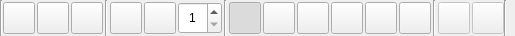
<?xml version="1.0" encoding="UTF-8"?>
<ui version="4.0">
 <class>Form</class>
 <widget class="QWidget" name="Form">
  <property name="geometry">
   <rect>
    <x>0</x>
    <y>0</y>
    <width>515</width>
    <height>36</height>
   </rect>
  </property>
  <property name="sizePolicy">
   <sizepolicy hsizetype="Fixed" vsizetype="Fixed">
    <horstretch>0</horstretch>
    <verstretch>0</verstretch>
   </sizepolicy>
  </property>
  <property name="windowTitle">
   <string>Form</string>
  </property>
  <layout class="QHBoxLayout" name="horizontalLayout_2">
   <property name="spacing">
    <number>0</number>
   </property>
   <property name="leftMargin">
    <number>0</number>
   </property>
   <property name="topMargin">
    <number>0</number>
   </property>
   <property name="rightMargin">
    <number>0</number>
   </property>
   <property name="bottomMargin">
    <number>0</number>
   </property>
   <item>
    <widget class="Line" name="line">
     <property name="orientation">
      <enum>Qt::Vertical</enum>
     </property>
    </widget>
   </item>
   <item>
    <layout class="QHBoxLayout" name="canvas_mode_tool_layout">
     <property name="spacing">
      <number>2</number>
     </property>
     <property name="leftMargin">
      <number>0</number>
     </property>
     <property name="rightMargin">
      <number>0</number>
     </property>
     <item>
      <layout class="QHBoxLayout" name="canvas_file_layout">
       <property name="spacing">
        <number>2</number>
       </property>
       <item>
        <widget class="QPushButton" name="new_button">
         <property name="sizePolicy">
          <sizepolicy hsizetype="Fixed" vsizetype="Fixed">
           <horstretch>0</horstretch>
           <verstretch>0</verstretch>
          </sizepolicy>
         </property>
         <property name="minimumSize">
          <size>
           <width>32</width>
           <height>32</height>
          </size>
         </property>
         <property name="maximumSize">
          <size>
           <width>32</width>
           <height>32</height>
          </size>
         </property>
         <property name="toolTip">
          <string>New</string>
         </property>
         <property name="text">
          <string/>
         </property>
        </widget>
       </item>
       <item>
        <widget class="QPushButton" name="open_button">
         <property name="minimumSize">
          <size>
           <width>32</width>
           <height>32</height>
          </size>
         </property>
         <property name="maximumSize">
          <size>
           <width>32</width>
           <height>32</height>
          </size>
         </property>
         <property name="baseSize">
          <size>
           <width>32</width>
           <height>32</height>
          </size>
         </property>
         <property name="toolTip">
          <string>Open</string>
         </property>
         <property name="text">
          <string/>
         </property>
        </widget>
       </item>
       <item>
        <widget class="QPushButton" name="save_button">
         <property name="minimumSize">
          <size>
           <width>32</width>
           <height>32</height>
          </size>
         </property>
         <property name="maximumSize">
          <size>
           <width>32</width>
           <height>32</height>
          </size>
         </property>
         <property name="baseSize">
          <size>
           <width>32</width>
           <height>32</height>
          </size>
         </property>
         <property name="toolTip">
          <string>Save</string>
         </property>
         <property name="text">
          <string/>
         </property>
        </widget>
       </item>
      </layout>
     </item>
     <item>
      <widget class="Line" name="line_2">
       <property name="orientation">
        <enum>Qt::Vertical</enum>
       </property>
      </widget>
     </item>
     <item>
      <layout class="QHBoxLayout" name="canvas_tool_customization_layout">
       <property name="spacing">
        <number>2</number>
       </property>
       <property name="leftMargin">
        <number>0</number>
       </property>
       <property name="rightMargin">
        <number>0</number>
       </property>
       <item>
        <widget class="ColorButton" name="fill_color_button">
         <property name="minimumSize">
          <size>
           <width>32</width>
           <height>32</height>
          </size>
         </property>
         <property name="maximumSize">
          <size>
           <width>32</width>
           <height>32</height>
          </size>
         </property>
         <property name="baseSize">
          <size>
           <width>32</width>
           <height>32</height>
          </size>
         </property>
         <property name="font">
          <font>
           <family>MT Extra</family>
          </font>
         </property>
         <property name="toolTip">
          <string>Fill Color</string>
         </property>
         <property name="text">
          <string/>
         </property>
        </widget>
       </item>
       <item>
        <widget class="ColorButton" name="stroke_color_button">
         <property name="sizePolicy">
          <sizepolicy hsizetype="Fixed" vsizetype="Fixed">
           <horstretch>0</horstretch>
           <verstretch>0</verstretch>
          </sizepolicy>
         </property>
         <property name="minimumSize">
          <size>
           <width>32</width>
           <height>32</height>
          </size>
         </property>
         <property name="maximumSize">
          <size>
           <width>32</width>
           <height>32</height>
          </size>
         </property>
         <property name="toolTip">
          <string>Stroke Color</string>
         </property>
         <property name="text">
          <string/>
         </property>
        </widget>
       </item>
       <item>
        <widget class="QSpinBox" name="stroke_width_spin_box">
         <property name="minimumSize">
          <size>
           <width>44</width>
           <height>32</height>
          </size>
         </property>
         <property name="maximumSize">
          <size>
           <width>16777215</width>
           <height>32</height>
          </size>
         </property>
         <property name="toolTip">
          <string>Stroke Width</string>
         </property>
         <property name="alignment">
          <set>Qt::AlignCenter</set>
         </property>
         <property name="minimum">
          <number>1</number>
         </property>
         <property name="maximum">
          <number>9</number>
         </property>
         <property name="value">
          <number>1</number>
         </property>
        </widget>
       </item>
      </layout>
     </item>
     <item>
      <widget class="Line" name="line_3">
       <property name="orientation">
        <enum>Qt::Vertical</enum>
       </property>
      </widget>
     </item>
     <item>
      <widget class="QWidget" name="canvas_tools_widget" native="true">
       <property name="sizePolicy">
        <sizepolicy hsizetype="Fixed" vsizetype="Preferred">
         <horstretch>0</horstretch>
         <verstretch>0</verstretch>
        </sizepolicy>
       </property>
       <layout class="QHBoxLayout" name="draw_tool_layout">
        <property name="spacing">
         <number>2</number>
        </property>
        <property name="leftMargin">
         <number>0</number>
        </property>
        <property name="topMargin">
         <number>0</number>
        </property>
        <property name="rightMargin">
         <number>0</number>
        </property>
        <property name="bottomMargin">
         <number>0</number>
        </property>
        <item>
         <widget class="QPushButton" name="pencil_button">
          <property name="sizePolicy">
           <sizepolicy hsizetype="Fixed" vsizetype="Fixed">
            <horstretch>0</horstretch>
            <verstretch>0</verstretch>
           </sizepolicy>
          </property>
          <property name="minimumSize">
           <size>
            <width>32</width>
            <height>32</height>
           </size>
          </property>
          <property name="maximumSize">
           <size>
            <width>32</width>
            <height>32</height>
           </size>
          </property>
          <property name="toolTip">
           <string>Pencil Tool</string>
          </property>
          <property name="text">
           <string/>
          </property>
          <property name="checkable">
           <bool>true</bool>
          </property>
          <property name="checked">
           <bool>true</bool>
          </property>
          <property name="autoExclusive">
           <bool>true</bool>
          </property>
         </widget>
        </item>
        <item>
         <widget class="QPushButton" name="erase_button">
          <property name="sizePolicy">
           <sizepolicy hsizetype="Fixed" vsizetype="Fixed">
            <horstretch>0</horstretch>
            <verstretch>0</verstretch>
           </sizepolicy>
          </property>
          <property name="minimumSize">
           <size>
            <width>32</width>
            <height>32</height>
           </size>
          </property>
          <property name="maximumSize">
           <size>
            <width>32</width>
            <height>32</height>
           </size>
          </property>
          <property name="toolTip">
           <string>Eraser Tool</string>
          </property>
          <property name="text">
           <string/>
          </property>
          <property name="checkable">
           <bool>true</bool>
          </property>
          <property name="autoExclusive">
           <bool>true</bool>
          </property>
         </widget>
        </item>
        <item>
         <widget class="QPushButton" name="line_button">
          <property name="minimumSize">
           <size>
            <width>32</width>
            <height>32</height>
           </size>
          </property>
          <property name="maximumSize">
           <size>
            <width>32</width>
            <height>32</height>
           </size>
          </property>
          <property name="toolTip">
           <string>Line Tool</string>
          </property>
          <property name="text">
           <string/>
          </property>
          <property name="checkable">
           <bool>true</bool>
          </property>
          <property name="autoExclusive">
           <bool>true</bool>
          </property>
         </widget>
        </item>
        <item>
         <widget class="QPushButton" name="ellipse_button">
          <property name="sizePolicy">
           <sizepolicy hsizetype="Fixed" vsizetype="Fixed">
            <horstretch>0</horstretch>
            <verstretch>0</verstretch>
           </sizepolicy>
          </property>
          <property name="minimumSize">
           <size>
            <width>32</width>
            <height>32</height>
           </size>
          </property>
          <property name="maximumSize">
           <size>
            <width>32</width>
            <height>32</height>
           </size>
          </property>
          <property name="toolTip">
           <string>Ellipse Tool</string>
          </property>
          <property name="text">
           <string/>
          </property>
          <property name="checkable">
           <bool>true</bool>
          </property>
          <property name="autoExclusive">
           <bool>true</bool>
          </property>
         </widget>
        </item>
        <item>
         <widget class="QPushButton" name="rectangle_button">
          <property name="sizePolicy">
           <sizepolicy hsizetype="Fixed" vsizetype="Fixed">
            <horstretch>0</horstretch>
            <verstretch>0</verstretch>
           </sizepolicy>
          </property>
          <property name="minimumSize">
           <size>
            <width>32</width>
            <height>32</height>
           </size>
          </property>
          <property name="maximumSize">
           <size>
            <width>32</width>
            <height>32</height>
           </size>
          </property>
          <property name="toolTip">
           <string>Rectangle Tool</string>
          </property>
          <property name="text">
           <string/>
          </property>
          <property name="checkable">
           <bool>true</bool>
          </property>
          <property name="autoExclusive">
           <bool>true</bool>
          </property>
         </widget>
        </item>
        <item>
         <widget class="QPushButton" name="image_button">
          <property name="minimumSize">
           <size>
            <width>32</width>
            <height>32</height>
           </size>
          </property>
          <property name="maximumSize">
           <size>
            <width>32</width>
            <height>32</height>
           </size>
          </property>
          <property name="baseSize">
           <size>
            <width>32</width>
            <height>32</height>
           </size>
          </property>
          <property name="text">
           <string/>
          </property>
          <property name="checkable">
           <bool>true</bool>
          </property>
          <property name="autoExclusive">
           <bool>true</bool>
          </property>
         </widget>
        </item>
       </layout>
      </widget>
     </item>
     <item>
      <widget class="Line" name="line_4">
       <property name="orientation">
        <enum>Qt::Vertical</enum>
       </property>
      </widget>
     </item>
     <item>
      <layout class="QHBoxLayout" name="undo_redo_layout">
       <property name="spacing">
        <number>2</number>
       </property>
       <property name="leftMargin">
        <number>0</number>
       </property>
       <property name="topMargin">
        <number>0</number>
       </property>
       <property name="rightMargin">
        <number>0</number>
       </property>
       <property name="bottomMargin">
        <number>0</number>
       </property>
       <item>
        <widget class="QPushButton" name="undo_button">
         <property name="enabled">
          <bool>false</bool>
         </property>
         <property name="sizePolicy">
          <sizepolicy hsizetype="Fixed" vsizetype="Fixed">
           <horstretch>0</horstretch>
           <verstretch>0</verstretch>
          </sizepolicy>
         </property>
         <property name="minimumSize">
          <size>
           <width>32</width>
           <height>32</height>
          </size>
         </property>
         <property name="maximumSize">
          <size>
           <width>32</width>
           <height>32</height>
          </size>
         </property>
         <property name="toolTip">
          <string>Undo</string>
         </property>
         <property name="text">
          <string/>
         </property>
        </widget>
       </item>
       <item>
        <widget class="QPushButton" name="redo_button">
         <property name="enabled">
          <bool>false</bool>
         </property>
         <property name="sizePolicy">
          <sizepolicy hsizetype="Fixed" vsizetype="Fixed">
           <horstretch>0</horstretch>
           <verstretch>0</verstretch>
          </sizepolicy>
         </property>
         <property name="minimumSize">
          <size>
           <width>32</width>
           <height>32</height>
          </size>
         </property>
         <property name="maximumSize">
          <size>
           <width>32</width>
           <height>32</height>
          </size>
         </property>
         <property name="toolTip">
          <string>Redo</string>
         </property>
         <property name="text">
          <string/>
         </property>
        </widget>
       </item>
      </layout>
     </item>
    </layout>
   </item>
   <item>
    <widget class="Line" name="line_5">
     <property name="orientation">
      <enum>Qt::Vertical</enum>
     </property>
    </widget>
   </item>
   <item>
    <spacer name="horizontalSpacer">
     <property name="orientation">
      <enum>Qt::Horizontal</enum>
     </property>
     <property name="sizeHint" stdset="0">
      <size>
       <width>0</width>
       <height>0</height>
      </size>
     </property>
    </spacer>
   </item>
  </layout>
 </widget>
 <customwidgets>
  <customwidget>
   <class>ColorButton</class>
   <extends>QPushButton</extends>
   <header location="global">src/gui/components/color_button.h</header>
  </customwidget>
 </customwidgets>
 <resources/>
 <connections/>
</ui>
